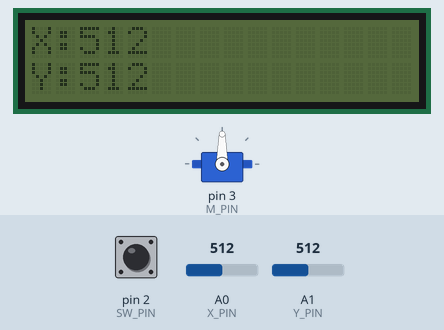
This sketch was run on a simulated Arduino Uno, built with avr-gcc and run on an emulated ATmega328P. Parts: 16×2 character LCD, servo. Inputs (shaded band) come from the test bench; at power-on: pin 2 (SW_PIN) HIGH, A0 (X_PIN) = 512, A1 (Y_PIN) = 512.

Above: at 1.6 s.
1.7 s: pin 2 (SW_PIN) pulled LOW for 1 s
At 4.1 s:
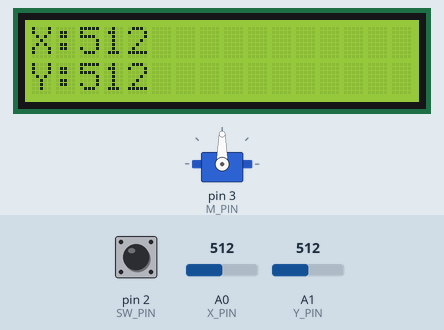
4.4 s: pin 2 (SW_PIN) pulled LOW for 0.15 s
At 6.2 s:
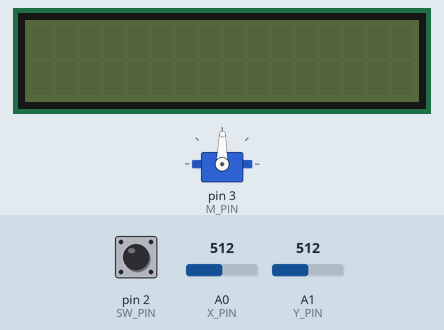
6.5 s: A0 (X_PIN) set to 716
At 7.7 s:
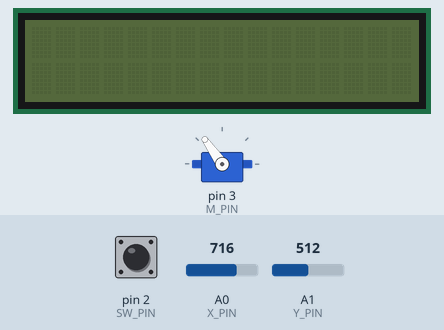
8.0 s: A0 (X_PIN) set to 900
At 8.7 s:
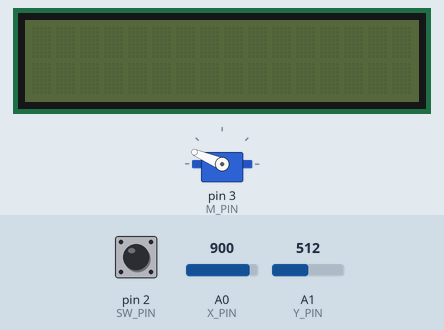
9.5 s: pin 2 (SW_PIN) pulled LOW for 0.15 s
At 11.2 s:
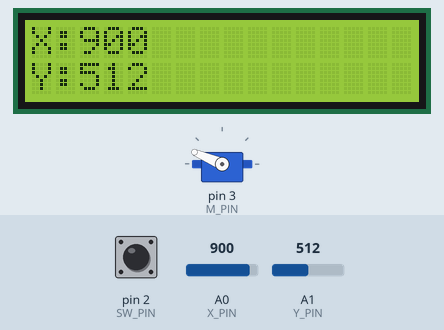
11.6 s: A1 (Y_PIN) set to 0
At 12.9 s:
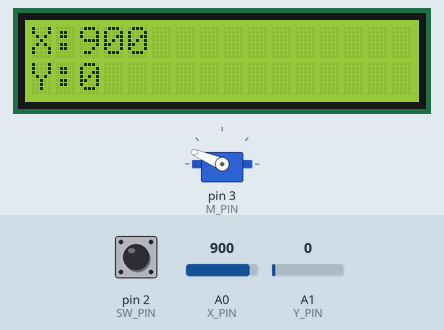
Timing chart, 0 to 14.6 s (numbered marks = the images above; inputs shaded):
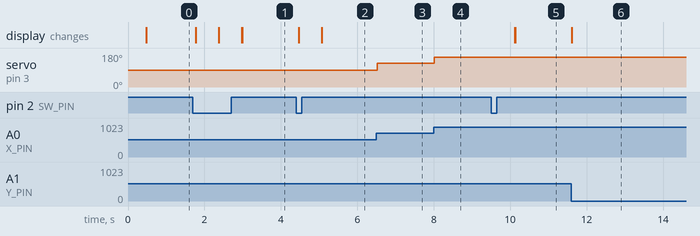

Measured:
- after the input at 1.7 s, the display: first changes after 0.07 s (image 1 shows a later state)
- after the input at 4.4 s, servo on pin 3 (M_PIN): 90° → 89° after 0.67 s; the display: first changes after 0.07 s (image 2 shows a later state)
- after the input at 6.5 s, servo on pin 3 (M_PIN): 89° → 125° at once
- after the input at 8.0 s, servo on pin 3 (M_PIN): 125° → 157° at once
- after the input at 9.5 s, the display: first changes after 0.62 s (image 5 shows a later state)
- after the input at 11.6 s, the display: changes at once (image 6)

The sketch:

app.ino
```cpp
#include <LiquidCrystal_I2C.h>
#include <Servo.h>
#include <unistd.h>
#include <string.h>
#include "app.h"

void app_init();
void print_mod(int x, int y);
int move_mod(char n);
size_t print_line(const char *str, int line);

LiquidCrystal_I2C lcd(0x27, 16, 2);
Servo motor;

void setup() {
    app_init();
}

void loop() {
    if (digitalRead(SW_PIN) == HIGH)
    {
        lcd.clear();
        lcd.setCursor(0, 0);
        lcd.print("X:");
        print_mod(analogRead(X_PIN));
        lcd.setCursor(0, 1);
        lcd.print("Y:");
        print_mod(analogRead(Y_PIN));
        delay(50);
    } else {
        lcd.clear();
        lcd.setCursor(0, 0);
        lcd.print("motor mode...");
        delay(600);
        lcd.clear();
        lcd.noBacklight();
        move_mod(X_PIN);
        lcd.backlight();
    }
}

/*
** Custom functions
*/

int move_mod(char n)
{
    while (digitalRead(SW_PIN) == HIGH)
    {
        motor.write(map(analogRead(n), 0, 1023, 0, 179));
        delay(22);
    }
    delay(600);
    return (0);
}

size_t print_mod(int n)
{
    int     div;
    size_t  len;

    div = 1;
    len = 1;
    lcd.print(n);
    if (!n)
        n++;
    while ((div *= 10) <= n)
       len++;
    return (len);
}

void app_init()
{
    Serial.begin(9600);
    pinMode(SW_PIN, INPUT_PULLUP);
    pinMode(M_PIN, OUTPUT);
    lcd.init();
    motor.attach(M_PIN);
    delay(400);
}
```

app.h
```cpp
#ifndef __APP_H__
#define __APP_H__
#include <Arduino.h>
#define SW_PIN 2
#define X_PIN A0
#define Y_PIN A1
#define M_PIN 3
#endif
```
